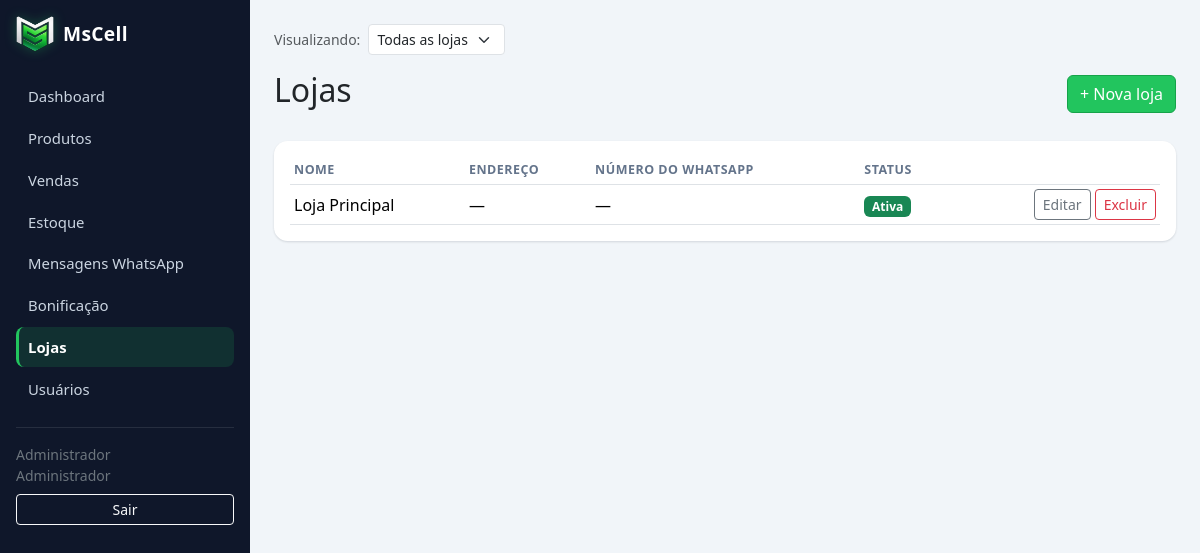
Page /lojas/index.php (signed in) on the committed database.
### tables this page shows
CREATE TABLE lojas (
    id               INT UNSIGNED AUTO_INCREMENT PRIMARY KEY,
    nome             VARCHAR(120) NOT NULL,
    endereco         VARCHAR(255) NULL,
    numero_whatsapp  VARCHAR(30) NULL UNIQUE,
    ativa            TINYINT(1) NOT NULL DEFAULT 1,
    criado_em        DATETIME NOT NULL DEFAULT CURRENT_TIMESTAMP
);

### src/autoload.php (called while the page is built, shortened)
<?php
spl_autoload_register(function (string $class): void {
    $prefix = 'MsCell\\';
    $relative = substr($class, strlen($prefix));
    $path = __DIR__ . DIRECTORY_SEPARATOR . str_replace('\\', DIRECTORY_SEPARATOR, $relative) . '.php';
});

### src/Config/Env.php (called while the page is built, shortened)
<?php
class Env
{
    public static function get(string $key, ?string $default = null): ?string
    {
        $value = $_ENV[$key] ?? getenv($key);
        return $value === false || $value === null ? $default : $value;
    }
}

### src/Config/Database.php (called while the page is built, shortened)
<?php
class Database
{
    private static ?PDO $instance = null;
    public static function getConnection(): PDO
    {
        if (self::$instance !== null) {
            return self::$instance;
        }
        $host = Env::get('DB_HOST', 'localhost');
        $port = Env::get('DB_PORT', '3306');
        $name = Env::get('DB_NAME', 'mscell');
        $user = Env::get('DB_USER', 'mscell_app');
        $pass = Env::get('DB_PASS', '');
        $socket = Env::get('DB_SOCKET');
        $dsn = $socket
            ? "mysql:unix_socket={$socket};dbname={$name};charset=utf8mb4"
            : "mysql:host={$host};port={$port};dbname={$name};charset=utf8mb4";
        try {
            self::$instance = new PDO($dsn, $user, $pass, [
                PDO::ATTR_ERRMODE => PDO::ERRMODE_EXCEPTION,
                PDO::ATTR_DEFAULT_FETCH_MODE => PDO::FETCH_ASSOC,
                PDO::ATTR_EMULATE_PREPARES => false,
            ]);
        } catch (PDOException $e) {
            error_log('[MsCell] Falha na conexao com o banco: ' . $e->getMessage());
            throw new PDOException('Nao foi possivel conectar ao banco de dados.', (int) $e->getCode());
        }
        return self::$instance;
    }
}

### src/Models/Loja.php (called while the page is built, shortened)
<?php
class Loja
{
    public static function todas(bool $apenasAtivas = false): array
    {
        $sql = 'SELECT * FROM lojas';
        if ($apenasAtivas) {
            $sql .= ' WHERE ativa = 1';
        }
        $sql .= ' ORDER BY nome';
        return Database::getConnection()->query($sql)->fetchAll();
    }
}

### public/lojas/index.php (the view, shortened to what this page needs)
<?php
$lojas = Loja::todas();
require __DIR__ . '/../partials/head.php';
require __DIR__ . '/../partials/layout_start.php';
?>
<div class="d-flex justify-content-between align-items-center mb-4">
    <h2>Lojas</h2>
    <a href="/lojas/form.php" class="btn btn-mscell">+ Nova loja</a>
</div>
<div class="card card-stat p-3">
    <table class="table table-sm align-middle">
        <thead>
        <tr>
            <th>Nome</th>
            <th>Endereço</th>
            <th>Número do WhatsApp</th>
            <th>Status</th>
            <th></th>
        </tr>
        </thead>
        <tbody>
        <?php foreach ($lojas as $loja): ?>
            <tr>
                <td><?= htmlspecialchars($loja['nome']) ?></td>
                <td><?= htmlspecialchars($loja['endereco'] ?: '—') ?></td>
                <td><?= htmlspecialchars($loja['numero_whatsapp'] ?: '—') ?></td>
                <td>
                    <?php if ($loja['ativa']): ?>
                        <span class="badge bg-success">Ativa</span>
                    <?php else: ?>
                        <span class="badge bg-secondary">Inativa</span>
                    <?php endif; ?>
                </td>
                <td class="text-end">
                    <a href="/lojas/form.php?id=<?= (int) $loja['id'] ?>" class="btn btn-sm btn-outline-secondary">Editar</a>
                    <button type="button" class="btn btn-sm btn-outline-danger"
                            data-bs-toggle="modal" data-bs-target="#modalExcluirLoja"
                            data-loja-id="<?= (int) $loja['id'] ?>"
                            data-loja-nome="<?= htmlspecialchars($loja['nome'], ENT_QUOTES) ?>">
                        Excluir
                    </button>
                </td>
            </tr>
        <?php endforeach; ?>
        </tbody>
    </table>
</div>
<?php
require __DIR__ . '/../partials/layout_end.php';
require __DIR__ . '/../partials/foot.php';

### public/assets/css/mscell.css (style rules this page uses)
:root { --mscell-navy: #0f172a; --mscell-navy-light: #1c2b45; --mscell-accent: #22c55e; --mscell-accent-dark: #16a34a; --mscell-accent-soft: rgba(34, 197, 94, .14); --mscell-bg: #f1f5f9; }
* { box-sizing: border-box; }
body { background-color: var(--mscell-bg); }
a { text-decoration: none; }
.btn-mscell { background-color: var(--mscell-accent); border-color: var(--mscell-accent-dark); color: #fff; font-weight: 500; }
.btn, .form-control, .form-select { transition: box-shadow .15s ease, border-color .15s ease, background-color .15s ease; }
.card-stat { border: none; border-radius: .85rem; box-shadow: 0 1px 3px rgba(15, 23, 42, .06), 0 1px 2px rgba(15, 23, 42, .08); overflow-x: auto; }
.table { margin-bottom: 0; }
.table > thead > tr > th { font-size: .78rem; text-transform: uppercase; letter-spacing: .04em; color: #64748b; border-bottom-width: 1px; font-weight: 600; white-space: nowrap; }
.table > tbody > tr { transition: background-color .1s ease; }

### rows in the picture
lojas: nome "Loja Principal", endereco "—", numero_whatsapp "—", ativa "Ativa"

### other values in the picture
$item['label'] "Dashboard"
$item['label'] "Produtos"
$item['label'] "Vendas"
$item['label'] "Estoque"
$item['label'] "Mensagens WhatsApp"
$item['label'] "Bonificação"
$item['label'] "Lojas"
$item['label'] "Usuários"
$_SESSION['usuario_nome'] "Administrador"
